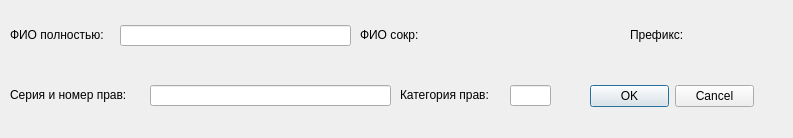
<?xml version="1.0" encoding="UTF-8"?>
<ui version="4.0">
 <class>Form</class>
 <widget class="QWidget" name="Form">
  <property name="geometry">
   <rect>
    <x>0</x>
    <y>0</y>
    <width>793</width>
    <height>138</height>
   </rect>
  </property>
  <property name="windowTitle">
   <string>Form</string>
  </property>
  <widget class="QLabel" name="label_license_numer">
   <property name="geometry">
    <rect>
     <x>10</x>
     <y>87</y>
     <width>141</width>
     <height>16</height>
    </rect>
   </property>
   <property name="text">
    <string>Серия и номер прав:</string>
   </property>
  </widget>
  <widget class="QLineEdit" name="lineEdit_license_number">
   <property name="geometry">
    <rect>
     <x>150</x>
     <y>85</y>
     <width>241</width>
     <height>21</height>
    </rect>
   </property>
  </widget>
  <widget class="QLabel" name="label_fio_full">
   <property name="geometry">
    <rect>
     <x>10</x>
     <y>27</y>
     <width>111</width>
     <height>16</height>
    </rect>
   </property>
   <property name="text">
    <string>ФИО полностью:</string>
   </property>
  </widget>
  <widget class="QLabel" name="label_license_category">
   <property name="geometry">
    <rect>
     <x>400</x>
     <y>87</y>
     <width>111</width>
     <height>16</height>
    </rect>
   </property>
   <property name="text">
    <string>Категория прав:</string>
   </property>
  </widget>
  <widget class="QLabel" name="label_fio_short_data">
   <property name="geometry">
    <rect>
     <x>440</x>
     <y>27</y>
     <width>181</width>
     <height>20</height>
    </rect>
   </property>
   <property name="text">
    <string/>
   </property>
  </widget>
  <widget class="QLineEdit" name="lineEdit_license_cat">
   <property name="geometry">
    <rect>
     <x>510</x>
     <y>85</y>
     <width>41</width>
     <height>21</height>
    </rect>
   </property>
  </widget>
  <widget class="QLineEdit" name="lineEdit_fio_full">
   <property name="geometry">
    <rect>
     <x>120</x>
     <y>25</y>
     <width>231</width>
     <height>21</height>
    </rect>
   </property>
  </widget>
  <widget class="QLabel" name="label_prefix_data">
   <property name="geometry">
    <rect>
     <x>700</x>
     <y>27</y>
     <width>60</width>
     <height>16</height>
    </rect>
   </property>
   <property name="text">
    <string/>
   </property>
  </widget>
  <widget class="QLabel" name="label_fio_short">
   <property name="geometry">
    <rect>
     <x>360</x>
     <y>27</y>
     <width>71</width>
     <height>16</height>
    </rect>
   </property>
   <property name="text">
    <string>ФИО сокр:</string>
   </property>
  </widget>
  <widget class="QLabel" name="label_prefix">
   <property name="geometry">
    <rect>
     <x>630</x>
     <y>27</y>
     <width>60</width>
     <height>16</height>
    </rect>
   </property>
   <property name="text">
    <string>Префикс:</string>
   </property>
  </widget>
  <widget class="QDialogButtonBox" name="buttonBox">
   <property name="geometry">
    <rect>
     <x>590</x>
     <y>80</y>
     <width>164</width>
     <height>32</height>
    </rect>
   </property>
   <property name="standardButtons">
    <set>QDialogButtonBox::Cancel|QDialogButtonBox::Ok</set>
   </property>
  </widget>
 </widget>
 <resources/>
 <connections/>
</ui>
